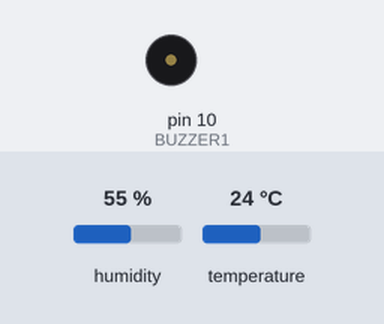
Bench run of a sketch on a simulated Arduino Uno, built with avr-gcc and run on an emulated ATmega328P. Parts: buzzer (waves = sounding). The test bench sets the inputs (shaded band); at power-on: humidity 55 %, temperature 24 °C. What the sketch prints to the serial monitor is not drawn.

Above: at 1.0 s.
Timing chart, 0 to 4.7 s (numbered marks = the images above):
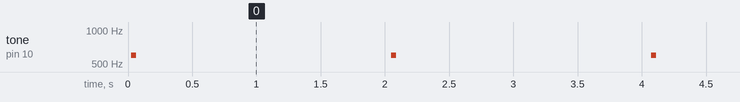

The sketch:

arduino_temp_beeper.ino
```cpp
// THIS CODE HAS BEEN MAINLY WRITTEN USING GOOGLE GEMINI 3.1 FLASH.
// HUMAN INTERVENTION HAS HAPPENED FOR MINOR LOGIC CHANGES.

#include "DHT.h"

#define DHTPIN 2
#define DHTTYPE DHT11
#define BUZZER1 10

DHT dht(DHTPIN, DHTTYPE);

void setup() {
  Serial.begin(9600);
  dht.begin();
  pinMode(BUZZER1, OUTPUT);
}

void loop() {
  float humidity = dht.readHumidity();

  if (isnan(humidity)) {
    Serial.println("Errore: Impossibile leggere dal sensore!");
  } else {
    Serial.print("Umidità attuale: ");
    Serial.print(humidity);
    Serial.println("%");

    // Se l'umidità è >= 75%, emette un secondo beep rapido
    if (humidity >= 75.0) {
      tone(BUZZER1, 600, 40); // Secondo beep
      delay(1000);
      tone(BUZZER1, 1000, 40);
    } else {
      tone(BUZZER1, 600, 40);
    }
  }
    if (humidity >= 75.0) {
      delay(1000);
    } else {
      delay(2000);
    }
}
```

Measured:
- by itself, tone on pin 10 (BUZZER1): alternates 600 Hz for 0.04 s and silent for 2.0 s
